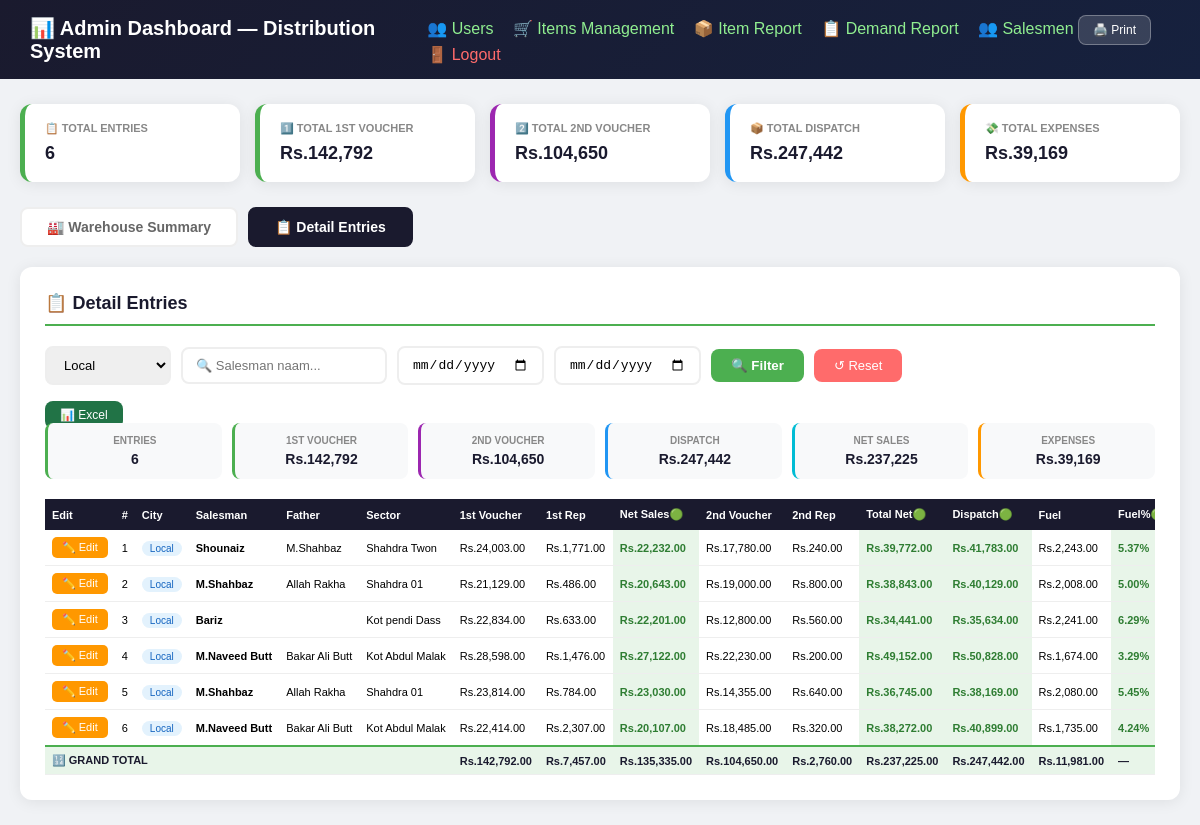
The page /admin_dashboard.php?city=Local (signed in) on the database its author committed.
### tables this page shows
CREATE TABLE `distribution_sheet` (
  `id` int(11) NOT NULL,
  `agent_id` int(11) DEFAULT NULL,
  `city` varchar(100) DEFAULT NULL,
  `salesman_name` varchar(200) DEFAULT NULL,
  `father_name` varchar(200) DEFAULT NULL,
  `sector_name` varchar(200) DEFAULT NULL,
  `first_voucher` decimal(12,2) DEFAULT 0.00,
  `first_vou_rep` decimal(12,2) DEFAULT 0.00,
  `net_sales` decimal(12,2) DEFAULT 0.00,
  `second_voucher` decimal(12,2) DEFAULT 0.00,
  `second_vou_rep` decimal(12,2) DEFAULT 0.00,
  `total_net_sales` decimal(12,2) DEFAULT 0.00,
  `total_dispatch` decimal(12,2) DEFAULT 0.00,
  `fuel` decimal(12,2) DEFAULT 0.00,
  `fuel_percentage` decimal(8,2) DEFAULT 0.00,
  `td` decimal(12,2) DEFAULT 0.00,
  `mc` decimal(12,2) DEFAULT 0.00,
  `market_bill` decimal(12,2) DEFAULT 0.00,
  `free_sampling` decimal(12,2) DEFAULT 0.00,
  `total_mc` decimal(12,2) DEFAULT 0.00,
  `mc_percentage` decimal(8,2) DEFAULT 0.00,
  `total_tax` decimal(12,2) DEFAULT 0.00,
  `van_rent_paid` decimal(12,2) DEFAULT 0.00,
  `van_rent_payable` decimal(12,2) DEFAULT 0.00,
  `incentive_exp_base` decimal(12,2) DEFAULT 0.00,
  `dispatch_bach_incentive` decimal(12,2) DEFAULT 0.00,
  `commission` decimal(12,2) DEFAULT 0.00,
  `dealer` decimal(12,2) DEFAULT 0.00,
  `finish_goods` decimal(12,2) DEFAULT 0.00,
  `total_expenses` decimal(12,2) DEFAULT 0.00,
  `exp_percentage` decimal(8,2) DEFAULT 0.00,
  `entry_date` timestamp NOT NULL DEFAULT current_timestamp(),
  `cash_received` decimal(12,2) DEFAULT 0.00,
  `cash_send` decimal(12,2) DEFAULT 0.00,
  `iou` decimal(12,2) DEFAULT 0.00,
  `center_expenses` decimal(12,2) DEFAULT 0.00,
  `adjustment` decimal(12,2) DEFAULT 0.00,
  `closing_balance` decimal(12,2) DEFAULT 0.00,
  `cash_in_hand` decimal(12,2) DEFAULT 0.00,
  `physical_stock` decimal(12,2) DEFAULT 0.00
);

### admin_dashboard.php (the view, shortened to what this page needs)
<?php
include 'config.php';
$filter_city     = isset($_GET['city'])      ? mysqli_real_escape_string($conn, $_GET['city'])      : '';
$filter_salesman = isset($_GET['salesman'])  ? mysqli_real_escape_string($conn, $_GET['salesman'])  : '';
$filter_from     = isset($_GET['date_from']) ? $_GET['date_from'] : '';
$filter_to       = isset($_GET['date_to'])   ? $_GET['date_to']   : '';
$where = "WHERE 1=1";
if ($filter_city)     $where .= " AND d.city='$filter_city'";
$stats = mysqli_fetch_assoc(mysqli_query($conn,
    "SELECT COUNT(*) as total,
     COALESCE(SUM(total_dispatch),0) as dispatch,
     COALESCE(SUM(total_expenses),0) as expenses,
     COALESCE(SUM(first_voucher),0) as fv_total,
     COALESCE(SUM(second_voucher),0) as sv_total
     FROM distribution_sheet"));
$cities_list = mysqli_query($conn, "SELECT DISTINCT city FROM users WHERE role='agent' ORDER BY city");
$data = mysqli_query($conn,
    "SELECT d.*, u.username FROM distribution_sheet d
     JOIN users u ON d.agent_id=u.id
     $where ORDER BY d.city, d.entry_date DESC");
$filtered_stats = mysqli_fetch_assoc(mysqli_query($conn,
    "SELECT COUNT(*) as total,
     COALESCE(SUM(first_voucher),0)   as fv_total,
     COALESCE(SUM(second_voucher),0)  as sv_total,
     COALESCE(SUM(total_dispatch),0)  as dispatch,
     COALESCE(SUM(total_net_sales),0) as net_sales,
     COALESCE(SUM(total_expenses),0)  as expenses
     FROM distribution_sheet d $where"));
$rows = [];
while($row = mysqli_fetch_assoc($data)) $rows[] = $row;
?>
<!DOCTYPE html>
<html>
<head>
</head>
<body>
<div class="header">
    <h1>📊 Admin Dashboard — Distribution System</h1>
    <div>
<a href="admin_users.php" class="green">👥 Users</a>
        <a href="items_management.php" class="green">🛒 Items Management</a>
<a href="item_report.php" class="green">📦 Item Report</a>
<a href="demand_report.php" class="green">📋 Demand Report</a>
<a href="salesmen_management.php" class="green">👥 Salesmen</a>
<button onclick="window.print()" style="background:rgba(255,255,255,0.15);color:white;padding:7px 14px;border-radius:8px;border:1px solid rgba(255,255,255,0.3);cursor:pointer;font-size:12px;margin-right:5px;">🖨️ Print</button>
        <a href="login.php">🚪 Logout</a>
    </div>
</div>
<div class="container">
    <div class="stats">
        <div class="stat-card">
            <h3>📋 TOTAL ENTRIES</h3>
            <p><?= number_format($stats['total']) ?></p>
        </div>
        <div class="stat-card" style="border-color:#4CAF50">
            <h3>1️⃣ TOTAL 1ST VOUCHER</h3>
            <p>Rs.<?= number_format($stats['fv_total'],0) ?></p>
        </div>
        <div class="stat-card" style="border-color:#9C27B0">
            <h3>2️⃣ TOTAL 2ND VOUCHER</h3>
            <p>Rs.<?= number_format($stats['sv_total'],0) ?></p>
        </div>
        <div class="stat-card" style="border-color:#2196F3">
            <h3>📦 TOTAL DISPATCH</h3>
            <p>Rs.<?= number_format($stats['dispatch'],0) ?></p>
        </div>
        <div class="stat-card" style="border-color:#FF9800">
            <h3>💸 TOTAL EXPENSES</h3>
            <p>Rs.<?= number_format($stats['expenses'],0) ?></p>
        </div>
    </div>
    <div class="tabs">
        <div class="tab active" id="tab-summary" onclick="showTab('summary')">🏭 Warehouse Summary</div>
        <div class="tab"        id="tab-detail"  onclick="showTab('detail')">📋 Detail Entries</div>
    </div>
    <div class="tab-content" id="content-detail">
        <div class="card">
            <h2>📋 Detail Entries</h2>
            <form method="GET" class="filters">
                <select name="city">
                    <?php mysqli_data_seek($cities_list, 0);
                    while($c = mysqli_fetch_assoc($cities_list)): ?>
                    <option value="<?= $c['city'] ?>" <?= $filter_city==$c['city']?'selected':'' ?>>
                        <?= $c['city'] ?>
                    </option>
                    <?php endwhile; ?>
                </select>
                <input type="text"  name="salesman"  placeholder="🔍 Salesman naam..." value="<?= $filter_salesman ?>">
                <input type="date"  name="date_from" value="<?= $filter_from ?>" title="Date From">
                <input type="date"  name="date_to"   value="<?= $filter_to ?>"   title="Date To">
                <button type="submit">🔍 Filter</button>
                <a href="admin_dashboard.php" class="reset">↺ Reset</a>
            </form>
<a href="export_excel.php?type=distribution"
   style="background:#217346;color:white;padding:7px 15px;border-radius:8px;text-decoration:none;font-size:12px;margin-right:5px;">
   📊 Excel
</a>
            <?php if($filter_city || $filter_salesman || $filter_from || $filter_to): ?>
            <div class="filter-stats">
                <div class="fstat"><h4>ENTRIES</h4><p><?= $filtered_stats['total'] ?></p></div>
                <div class="fstat" style="border-color:#4CAF50"><h4>1ST VOUCHER</h4><p>Rs.<?= number_format($filtered_stats['fv_total'],0) ?></p></div>
                <div class="fstat" style="border-color:#9C27B0"><h4>2ND VOUCHER</h4><p>Rs.<?= number_format($filtered_stats['sv_total'],0) ?></p></div>
                <div class="fstat" style="border-color:#2196F3"><h4>DISPATCH</h4><p>Rs.<?= number_format($filtered_stats['dispatch'],0) ?></p></div>
                <div class="fstat" style="border-color:#00BCD4"><h4>NET SALES</h4><p>Rs.<?= number_format($filtered_stats['net_sales'],0) ?></p></div>
                <div class="fstat" style="border-color:#FF9800"><h4>EXPENSES</h4><p>Rs.<?= number_format($filtered_stats['expenses'],0) ?></p></div>
            </div>
            <?php endif; ?>
            <div class="table-wrap">
            <table>
                <thead>
                <tr>
                    <th>Edit</th><th>#</th><th>City</th><th>Salesman</th><th>Father</th><th>Sector</th>
                    <th>1st Voucher</th><th>1st Rep</th><th>Net Sales🟢</th>
                    <th>2nd Voucher</th><th>2nd Rep</th><th>Total Net🟢</th>
                    <th>Dispatch🟢</th><th>Fuel</th><th>Fuel%🟢</th>
                </tr>
                </thead>
                <tbody>
                <?php
                $grand = array_fill_keys([
                    'first_voucher','first_vou_rep','net_sales',
                    'second_voucher','second_vou_rep','total_net_sales',
                    'total_dispatch','fuel','td','mc','market_bill',
                    'free_sampling','total_mc','total_tax','van_rent_paid',
                    'van_rent_payable','incentive_exp_base','dispatch_bach_incentive',
                    'commission','dealer','finish_goods','total_expenses',
                    'cash_received','cash_send','iou','center_expenses',
                    'adjustment','closing_balance','cash_in_hand','physical_stock'
                ], 0);
                $i = 1;
                foreach($rows as $row):
                    foreach(array_keys($grand) as $k) {
                        if(isset($row[$k])) $grand[$k] += $row[$k];
                    }
                ?>
                <tr>
                    <td>
                        <a href="<?= 'http://localhost/distribution/agent_entry.php?edit=' . $row['id'] ?>"
                           class="btn-edit" target="_blank">✏️ Edit</a>
                    </td>
                    <td><?= $i++ ?></td>
                    <td><span class="city-badge"><?= $row['city'] ?></span></td>
                    <td><strong><?= $row['salesman_name'] ?></strong></td>
                    <td><?= $row['father_name'] ?></td>
                    <td><?= $row['sector_name'] ?></td>
                    <td>Rs.<?= number_format($row['first_voucher'],2) ?></td>
                    <td>Rs.<?= number_format($row['first_vou_rep'],2) ?></td>
                    <td class="auto-col">Rs.<?= number_format($row['net_sales'],2) ?></td>
                    <td>Rs.<?= number_format($row['second_voucher'],2) ?></td>
                    <td>Rs.<?= number_format($row['second_vou_rep'],2) ?></td>
                    <td class="auto-col">Rs.<?= number_format($row['total_net_sales'],2) ?></td>
                    <td class="auto-col">Rs.<?= number_format($row['total_dispatch'],2) ?></td>
                    <td>Rs.<?= number_format($row['fuel'],2) ?></td>
                    <td class="auto-col"><?= number_format($row['fuel_percentage'],2) ?>%</td>
                </tr>
                <?php endforeach; ?>
                </tbody>
                <tfoot>
                <tr>
                    <td colspan="6">🔢 GRAND TOTAL</td>
                    <td>Rs.<?= number_format($grand['first_voucher'],2) ?></td>
                    <td>Rs.<?= number_format($grand['first_vou_rep'],2) ?></td>
                    <td>Rs.<?= number_format($grand['net_sales'],2) ?></td>
                    <td>Rs.<?= number_format($grand['second_voucher'],2) ?></td>
                    <td>Rs.<?= number_format($grand['second_vou_rep'],2) ?></td>
                    <td>Rs.<?= number_format($grand['total_net_sales'],2) ?></td>
                    <td>Rs.<?= number_format($grand['total_dispatch'],2) ?></td>
                    <td>Rs.<?= number_format($grand['fuel'],2) ?></td>
                    <td>—</td>
                </tr>
                </tfoot>
            </table>
            </div>
        </div>
    </div>
</div>
</body>
</html>

### admin_dashboard.php (style rules this page uses)
* { margin:0; padding:0; box-sizing:border-box; }
body { font-family: Arial, sans-serif; background: #f0f2f5; }
.header { background: linear-gradient(135deg, #1a1a2e, #16213e); color: white; padding: 15px 30px; display: flex; justify-content: space-between; align-items: center; }
.header h1 { font-size: 20px; }
.header a { color: #ff6b6b; text-decoration: none; margin-left:15px; }
.header a.green { color: #90EE90; }
.container { max-width: 1400px; margin: 25px auto; padding: 0 20px; }
.stats { display: grid; grid-template-columns: repeat(5,1fr); gap: 15px; margin-bottom: 25px; }
.stat-card { background: white; padding: 18px 20px; border-radius: 12px; box-shadow: 0 2px 15px rgba(0,0,0,0.08); border-left: 5px solid #4CAF50; }
.stat-card h3 { color: #888; font-size: 11px; margin-bottom: 8px; }
.stat-card p { font-size: 18px; font-weight: bold; color: #1a1a2e; }
.tabs { display:flex; gap:10px; margin-bottom:20px; }
.tab { padding:10px 25px; border-radius:8px; cursor:pointer; font-weight:bold; font-size:14px; border:2px solid #eee; background:white; color:#666; }
.tab.active { background:#1a1a2e; color:white; border-color:#1a1a2e; }
.tab-content { display:none; }
.tab-content.active { display:block; }
.card { background: white; border-radius: 12px; padding: 25px; box-shadow: 0 2px 15px rgba(0,0,0,0.08); margin-bottom: 25px; }
.card h2 { color: #1a1a2e; margin-bottom: 20px; font-size: 18px; border-bottom: 2px solid #4CAF50; padding-bottom: 10px; }
.green { color:#2e7d32; }
.filters { display:flex; gap:10px; margin-bottom:20px; flex-wrap:wrap; align-items:center; }
.filters select, .filters input { padding: 9px 13px; border: 2px solid #eee; border-radius: 8px; font-size: 13px; }
.filters button { padding: 9px 20px; background: #4CAF50; color: white; border: none; border-radius: 8px; cursor: pointer; font-weight: bold; }
.filters a.reset { padding: 9px 20px; background: #ff6b6b; color: white; border-radius: 8px; text-decoration: none; font-size: 13px; }
.filter-stats { display:grid; grid-template-columns:repeat(6,1fr); gap:10px; margin-bottom:20px; }
.fstat { background:#f8f9fa; padding:12px; border-radius:8px; text-align:center; border-left:3px solid #4CAF50; }
.fstat h4 { font-size:10px; color:#888; margin-bottom:5px; }
.fstat p { font-size:14px; font-weight:bold; color:#1a1a2e; }
.table-wrap { overflow-x: auto; }
table { width:100%; border-collapse:collapse; font-size:11px; min-width:2200px; }
th { background:#1a1a2e; color:white; padding:9px 7px; text-align:left; white-space:nowrap; }
td { padding:7px; border-bottom:1px solid #eee; white-space:nowrap; }
tfoot td { background:#e8f5e9; color:#1a1a2e; font-weight:bold; border-top:2px solid #4CAF50; }
.city-badge { background:#e3f2fd; color:#1565c0; padding:2px 8px; border-radius:20px; font-size:10px; }
.auto-col { background:#e8f5e9; color:#2e7d32; font-weight:bold; }
.btn-edit { background:#FF9800; color:white; padding:4px 10px; border:none; border-radius:5px; cursor:pointer; font-size:11px; text-decoration:none; display:inline-block; }

### rows shown on the page
distribution_sheet: city "Local", salesman_name "Shounaiz", father_name "M.Shahbaz", sector_name "Shahdra Twon", first_voucher "24,003.00", first_vou_rep "1,771.00", net_sales "22,232.00", second_voucher "17,780.00", second_vou_rep "240.00", total_net_sales "39,772.00", total_dispatch "41,783.00", fuel "2,243.00", fuel_percentage "5.37"
distribution_sheet: city "Local", salesman_name "M.Shahbaz", father_name "Allah Rakha", sector_name "Shahdra 01", first_voucher "21,129.00", first_vou_rep "486.00", net_sales "20,643.00", second_voucher "19,000.00", second_vou_rep "800.00", total_net_sales "38,843.00", total_dispatch "40,129.00", fuel "2,008.00", fuel_percentage "5.00"
distribution_sheet: city "Local", salesman_name "Bariz", sector_name "Kot pendi Dass", first_voucher "22,834.00", first_vou_rep "633.00", net_sales "22,201.00", second_voucher "12,800.00", second_vou_rep "560.00", total_net_sales "34,441.00", total_dispatch "35,634.00", fuel "2,241.00", fuel_percentage "6.29"
distribution_sheet: city "Local", salesman_name "M.Naveed Butt", father_name "Bakar Ali Butt", sector_name "Kot Abdul Malak", first_voucher "28,598.00", first_vou_rep "1,476.00", net_sales "27,122.00", second_voucher "22,230.00", second_vou_rep "200.00", total_net_sales "49,152.00", total_dispatch "50,828.00", fuel "1,674.00", fuel_percentage "3.29"
distribution_sheet: city "Local", salesman_name "M.Shahbaz", father_name "Allah Rakha", sector_name "Shahdra 01", first_voucher "23,814.00", first_vou_rep "784.00", net_sales "23,030.00", second_voucher "14,355.00", second_vou_rep "640.00", total_net_sales "36,745.00", total_dispatch "38,169.00", fuel "2,080.00", fuel_percentage "5.45"
distribution_sheet: city "Local", salesman_name "M.Naveed Butt", father_name "Bakar Ali Butt", sector_name "Kot Abdul Malak", first_voucher "22,414.00", first_vou_rep "2,307.00", net_sales "20,107.00", second_voucher "18,485.00", second_vou_rep "320.00", total_net_sales "38,272.00", total_dispatch "40,899.00", fuel "1,735.00", fuel_percentage "4.24"

### other values the page prints
$stats['total'] "6"
$stats['fv_total'] "142,792"
$stats['sv_total'] "104,650"
$stats['dispatch'] "247,442"
$stats['expenses'] "39,169"
$filtered_stats['total'] "6"
$filtered_stats['fv_total'] "142,792"
$filtered_stats['sv_total'] "104,650"
$filtered_stats['dispatch'] "247,442"
$filtered_stats['net_sales'] "237,225"
$filtered_stats['expenses'] "39,169"
$grand['first_voucher'] "142,792.00"
$grand['first_vou_rep'] "7,457.00"
$grand['net_sales'] "135,335.00"
$grand['second_voucher'] "104,650.00"
